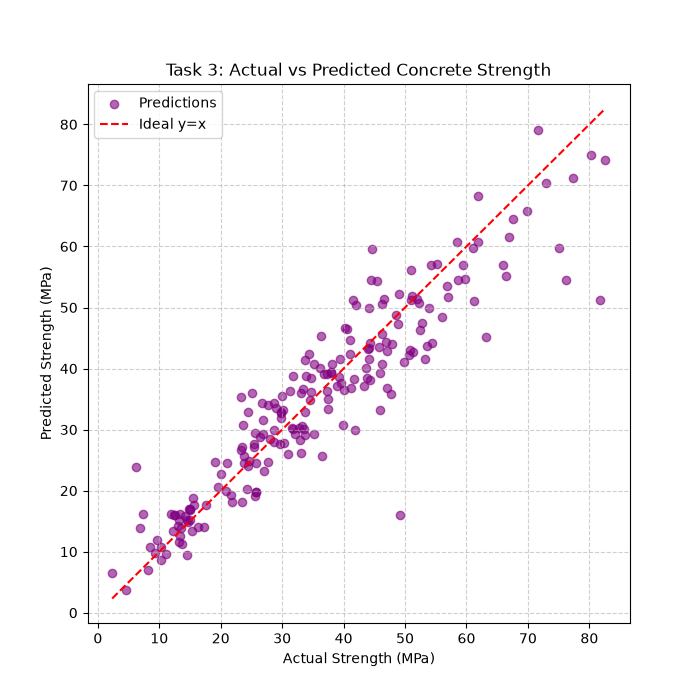

Recreate this plot in Python.
import matplotlib.pyplot as plt
import numpy as np
import pandas as pd
from sklearn.linear_model import LinearRegression, Ridge
from sklearn.metrics import mean_absolute_error, mean_squared_error
from sklearn.model_selection import GridSearchCV, KFold, cross_val_score, train_test_split
from sklearn.pipeline import Pipeline
from sklearn.preprocessing import PolynomialFeatures, StandardScaler

concrete = pd.read_csv("concrete_strength.csv").drop_duplicates()
target = "Concrete compressive strength"
X = concrete.drop(columns=[target])
y = concrete[target]

X_train, X_test, y_train, y_test = train_test_split(
    X, y, test_size=0.20, random_state=42
)
folds = KFold(n_splits=5, shuffle=True, random_state=42)
scoring = "neg_root_mean_squared_error"

linear_baseline = LinearRegression()
baseline_scores = -cross_val_score(
    linear_baseline, X_train, y_train, cv=folds, scoring=scoring
)
print(f"Linear Baseline Mean CV RMSE: {baseline_scores.mean():.2f} MPa")

ridge_pipeline = Pipeline([
    ("poly", PolynomialFeatures(include_bias=False)),
    ("scale", StandardScaler()),
    ("ridge", Ridge()),
])
param_grid = {
    "poly__degree": [1, 2, 3],
    "ridge__alpha": [0.01, 0.1, 1, 10, 100],
}
search = GridSearchCV(
    ridge_pipeline, param_grid, cv=folds, scoring=scoring, refit=True
)
search.fit(X_train, y_train)

results = pd.DataFrame(search.cv_results_)
results["mean_rmse"] = -results["mean_test_score"]
top_results = results.sort_values(by="rank_test_score").head(3)

print("\nTop 3 Grid Search Settings:")
for idx, row in top_results.iterrows():
    print(
        f"Rank {int(row['rank_test_score'])}: Params = {row['params']} | Mean CV RMSE = {row['mean_rmse']:.2f} MPa"
    )

print(f"\nBest Parameters Found: {search.best_params_}")
print(f"Best Mean CV RMSE: {-search.best_score_:.2f} MPa")

test_predictions = search.predict(X_test)
test_rmse = np.sqrt(mean_squared_error(y_test, test_predictions))
test_mae = mean_absolute_error(y_test, test_predictions)
print(f"Test RMSE: {test_rmse:.2f} MPa")
print(f"Test MAE: {test_mae:.2f} MPa")

plt.figure(figsize=(7, 7))
plt.scatter(
    y_test, test_predictions, color="purple", alpha=0.6, label="Predictions"
)
min_val = min(y_test.min(), test_predictions.min())
max_val = max(y_test.max(), test_predictions.max())
plt.plot(
    [min_val, max_val], [min_val, max_val], color="red", linestyle="--", label="Ideal y=x"
)
plt.title("Task 3: Actual vs Predicted Concrete Strength")
plt.xlabel("Actual Strength (MPa)")
plt.ylabel("Predicted Strength (MPa)")
plt.legend()
plt.grid(True, linestyle="--", alpha=0.6)
plt.savefig("task3_concrete.png")
plt.close()
